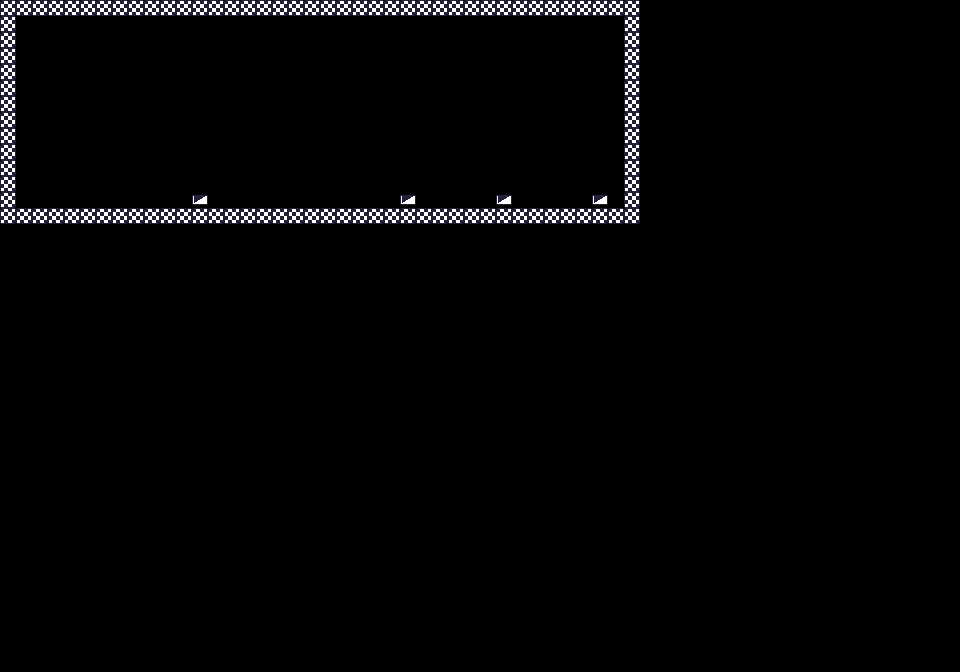

This game map was drawn from its Tiled (.tmx) file and the tilesets committed beside it. A one-line description and the full map source follow:
An orthogonal 60x42 tile map with 16x16 px tiles, 1 tile layer (map_layer).

<map version="1.10" tiledversion="1.11.2" orientation="orthogonal" renderorder="right-down" width="60" height="42" tilewidth="16" tileheight="16" infinite="0" nextlayerid="2" nextobjectid="1">
 <tileset firstgid="1" source="level_tiles.tsx" />
 <layer id="1" name="map_layer" width="60" height="42">
  <data encoding="csv">
1,1,1,1,1,1,1,1,1,1,1,1,1,1,1,1,1,1,1,1,1,1,1,1,1,1,1,1,1,1,1,1,1,1,1,1,1,1,1,1,0,0,0,0,0,0,0,0,0,0,0,0,0,0,0,0,0,0,0,0,
1,0,0,0,0,0,0,0,0,0,0,0,0,0,0,0,0,0,0,0,0,0,0,0,0,0,0,0,0,0,0,0,0,0,0,0,0,0,0,1,0,0,0,0,0,0,0,0,0,0,0,0,0,0,0,0,0,0,0,0,
1,0,0,0,0,0,0,0,0,0,0,0,0,0,0,0,0,0,0,0,0,0,0,0,0,0,0,0,0,0,0,0,0,0,0,0,0,0,0,1,0,0,0,0,0,0,0,0,0,0,0,0,0,0,0,0,0,0,0,0,
1,0,0,0,0,0,0,0,0,0,0,0,0,0,0,0,0,0,0,0,0,0,0,0,0,0,0,0,0,0,0,0,0,0,0,0,0,0,0,1,0,0,0,0,0,0,0,0,0,0,0,0,0,0,0,0,0,0,0,0,
1,0,0,0,0,0,0,0,0,0,0,0,0,0,0,0,0,0,0,0,0,0,0,0,0,0,0,0,0,0,0,0,0,0,0,0,0,0,0,1,0,0,0,0,0,0,0,0,0,0,0,0,0,0,0,0,0,0,0,0,
1,0,0,0,0,0,0,0,0,0,0,0,0,0,0,0,0,0,0,0,0,0,0,0,0,0,0,0,0,0,0,0,0,0,0,0,0,0,0,1,0,0,0,0,0,0,0,0,0,0,0,0,0,0,0,0,0,0,0,0,
1,0,0,0,0,0,0,0,0,0,0,0,0,0,0,0,0,0,0,0,0,0,0,0,0,0,0,0,0,0,0,0,0,0,0,0,0,0,0,1,0,0,0,0,0,0,0,0,0,0,0,0,0,0,0,0,0,0,0,0,
1,0,0,0,0,0,0,0,0,0,0,0,0,0,0,0,0,0,0,0,0,0,0,0,0,0,0,0,0,0,0,0,0,0,0,0,0,0,0,1,0,0,0,0,0,0,0,0,0,0,0,0,0,0,0,0,0,0,0,0,
1,0,0,0,0,0,0,0,0,0,0,0,0,0,0,0,0,0,0,0,0,0,0,0,0,0,0,0,0,0,0,0,0,0,0,0,0,0,0,1,0,0,0,0,0,0,0,0,0,0,0,0,0,0,0,0,0,0,0,0,
1,0,0,0,0,0,0,0,0,0,0,0,0,0,0,0,0,0,0,0,0,0,0,0,0,0,0,0,0,0,0,0,0,0,0,0,0,0,0,1,0,0,0,0,0,0,0,0,0,0,0,0,0,0,0,0,0,0,0,0,
1,0,0,0,0,0,0,0,0,0,0,0,0,0,0,0,0,0,0,0,0,0,0,0,0,0,0,0,0,0,0,0,0,0,0,0,0,0,0,1,0,0,0,0,0,0,0,0,0,0,0,0,0,0,0,0,0,0,0,0,
1,0,0,0,0,0,0,0,0,0,0,0,0,0,0,0,0,0,0,0,0,0,0,0,0,0,0,0,0,0,0,0,0,0,0,0,0,0,0,1,0,0,0,0,0,0,0,0,0,0,0,0,0,0,0,0,0,0,0,0,
1,6,0,0,0,0,0,0,0,0,0,0,3,0,0,0,0,0,0,0,0,0,0,0,0,3,0,0,0,0,0,3,0,0,0,0,0,3,5,1,0,0,0,0,0,0,0,0,0,0,0,0,0,0,0,0,0,0,0,0,
1,1,1,1,1,1,1,1,1,1,1,1,1,1,1,1,1,1,1,1,1,1,1,1,1,1,1,1,1,1,1,1,1,1,1,1,1,1,1,1,0,0,0,0,0,0,0,0,0,0,0,0,0,0,0,0,0,0,0,0,
0,0,0,0,0,0,0,0,0,0,0,0,0,0,0,0,0,0,0,0,0,0,0,0,0,0,0,0,0,0,0,0,0,0,0,0,0,0,0,0,0,0,0,0,0,0,0,0,0,0,0,0,0,0,0,0,0,0,0,0,
0,0,0,0,0,0,0,0,0,0,0,0,0,0,0,0,0,0,0,0,0,0,0,0,0,0,0,0,0,0,0,0,0,0,0,0,0,0,0,0,0,0,0,0,0,0,0,0,0,0,0,0,0,0,0,0,0,0,0,0,
0,0,0,0,0,0,0,0,0,0,0,0,0,0,0,0,0,0,0,0,0,0,0,0,0,0,0,0,0,0,0,0,0,0,0,0,0,0,0,0,0,0,0,0,0,0,0,0,0,0,0,0,0,0,0,0,0,0,0,0,
0,0,0,0,0,0,0,0,0,0,0,0,0,0,0,0,0,0,0,0,0,0,0,0,0,0,0,0,0,0,0,0,0,0,0,0,0,0,0,0,0,0,0,0,0,0,0,0,0,0,0,0,0,0,0,0,0,0,0,0,
0,0,0,0,0,0,0,0,0,0,0,0,0,0,0,0,0,0,0,0,0,0,0,0,0,0,0,0,0,0,0,0,0,0,0,0,0,0,0,0,0,0,0,0,0,0,0,0,0,0,0,0,0,0,0,0,0,0,0,0,
0,0,0,0,0,0,0,0,0,0,0,0,0,0,0,0,0,0,0,0,0,0,0,0,0,0,0,0,0,0,0,0,0,0,0,0,0,0,0,0,0,0,0,0,0,0,0,0,0,0,0,0,0,0,0,0,0,0,0,0,
0,0,0,0,0,0,0,0,0,0,0,0,0,0,0,0,0,0,0,0,0,0,0,0,0,0,0,0,0,0,0,0,0,0,0,0,0,0,0,0,0,0,0,0,0,0,0,0,0,0,0,0,0,0,0,0,0,0,0,0,
0,0,0,0,0,0,0,0,0,0,0,0,0,0,0,0,0,0,0,0,0,0,0,0,0,0,0,0,0,0,0,0,0,0,0,0,0,0,0,0,0,0,0,0,0,0,0,0,0,0,0,0,0,0,0,0,0,0,0,0,
0,0,0,0,0,0,0,0,0,0,0,0,0,0,0,0,0,0,0,0,0,0,0,0,0,0,0,0,0,0,0,0,0,0,0,0,0,0,0,0,0,0,0,0,0,0,0,0,0,0,0,0,0,0,0,0,0,0,0,0,
0,0,0,0,0,0,0,0,0,0,0,0,0,0,0,0,0,0,0,0,0,0,0,0,0,0,0,0,0,0,0,0,0,0,0,0,0,0,0,0,0,0,0,0,0,0,0,0,0,0,0,0,0,0,0,0,0,0,0,0,
0,0,0,0,0,0,0,0,0,0,0,0,0,0,0,0,0,0,0,0,0,0,0,0,0,0,0,0,0,0,0,0,0,0,0,0,0,0,0,0,0,0,0,0,0,0,0,0,0,0,0,0,0,0,0,0,0,0,0,0,
0,0,0,0,0,0,0,0,0,0,0,0,0,0,0,0,0,0,0,0,0,0,0,0,0,0,0,0,0,0,0,0,0,0,0,0,0,0,0,0,0,0,0,0,0,0,0,0,0,0,0,0,0,0,0,0,0,0,0,0,
0,0,0,0,0,0,0,0,0,0,0,0,0,0,0,0,0,0,0,0,0,0,0,0,0,0,0,0,0,0,0,0,0,0,0,0,0,0,0,0,0,0,0,0,0,0,0,0,0,0,0,0,0,0,0,0,0,0,0,0,
0,0,0,0,0,0,0,0,0,0,0,0,0,0,0,0,0,0,0,0,0,0,0,0,0,0,0,0,0,0,0,0,0,0,0,0,0,0,0,0,0,0,0,0,0,0,0,0,0,0,0,0,0,0,0,0,0,0,0,0,
0,0,0,0,0,0,0,0,0,0,0,0,0,0,0,0,0,0,0,0,0,0,0,0,0,0,0,0,0,0,0,0,0,0,0,0,0,0,0,0,0,0,0,0,0,0,0,0,0,0,0,0,0,0,0,0,0,0,0,0,
0,0,0,0,0,0,0,0,0,0,0,0,0,0,0,0,0,0,0,0,0,0,0,0,0,0,0,0,0,0,0,0,0,0,0,0,0,0,0,0,0,0,0,0,0,0,0,0,0,0,0,0,0,0,0,0,0,0,0,0,
0,0,0,0,0,0,0,0,0,0,0,0,0,0,0,0,0,0,0,0,0,0,0,0,0,0,0,0,0,0,0,0,0,0,0,0,0,0,0,0,0,0,0,0,0,0,0,0,0,0,0,0,0,0,0,0,0,0,0,0,
0,0,0,0,0,0,0,0,0,0,0,0,0,0,0,0,0,0,0,0,0,0,0,0,0,0,0,0,0,0,0,0,0,0,0,0,0,0,0,0,0,0,0,0,0,0,0,0,0,0,0,0,0,0,0,0,0,0,0,0,
0,0,0,0,0,0,0,0,0,0,0,0,0,0,0,0,0,0,0,0,0,0,0,0,0,0,0,0,0,0,0,0,0,0,0,0,0,0,0,0,0,0,0,0,0,0,0,0,0,0,0,0,0,0,0,0,0,0,0,0,
0,0,0,0,0,0,0,0,0,0,0,0,0,0,0,0,0,0,0,0,0,0,0,0,0,0,0,0,0,0,0,0,0,0,0,0,0,0,0,0,0,0,0,0,0,0,0,0,0,0,0,0,0,0,0,0,0,0,0,0,
0,0,0,0,0,0,0,0,0,0,0,0,0,0,0,0,0,0,0,0,0,0,0,0,0,0,0,0,0,0,0,0,0,0,0,0,0,0,0,0,0,0,0,0,0,0,0,0,0,0,0,0,0,0,0,0,0,0,0,0,
0,0,0,0,0,0,0,0,0,0,0,0,0,0,0,0,0,0,0,0,0,0,0,0,0,0,0,0,0,0,0,0,0,0,0,0,0,0,0,0,0,0,0,0,0,0,0,0,0,0,0,0,0,0,0,0,0,0,0,0,
0,0,0,0,0,0,0,0,0,0,0,0,0,0,0,0,0,0,0,0,0,0,0,0,0,0,0,0,0,0,0,0,0,0,0,0,0,0,0,0,0,0,0,0,0,0,0,0,0,0,0,0,0,0,0,0,0,0,0,0,
0,0,0,0,0,0,0,0,0,0,0,0,0,0,0,0,0,0,0,0,0,0,0,0,0,0,0,0,0,0,0,0,0,0,0,0,0,0,0,0,0,0,0,0,0,0,0,0,0,0,0,0,0,0,0,0,0,0,0,0,
0,0,0,0,0,0,0,0,0,0,0,0,0,0,0,0,0,0,0,0,0,0,0,0,0,0,0,0,0,0,0,0,0,0,0,0,0,0,0,0,0,0,0,0,0,0,0,0,0,0,0,0,0,0,0,0,0,0,0,0,
0,0,0,0,0,0,0,0,0,0,0,0,0,0,0,0,0,0,0,0,0,0,0,0,0,0,0,0,0,0,0,0,0,0,0,0,0,0,0,0,0,0,0,0,0,0,0,0,0,0,0,0,0,0,0,0,0,0,0,0,
0,0,0,0,0,0,0,0,0,0,0,0,0,0,0,0,0,0,0,0,0,0,0,0,0,0,0,0,0,0,0,0,0,0,0,0,0,0,0,0,0,0,0,0,0,0,0,0,0,0,0,0,0,0,0,0,0,0,0,0,
0,0,0,0,0,0,0,0,0,0,0,0,0,0,0,0,0,0,0,0,0,0,0,0,0,0,0,0,0,0,0,0,0,0,0,0,0,0,0,0,0,0,0,0,0,0,0,0,0,0,0,0,0,0,0,0,0,0,0,0
</data>
 </layer>
</map>